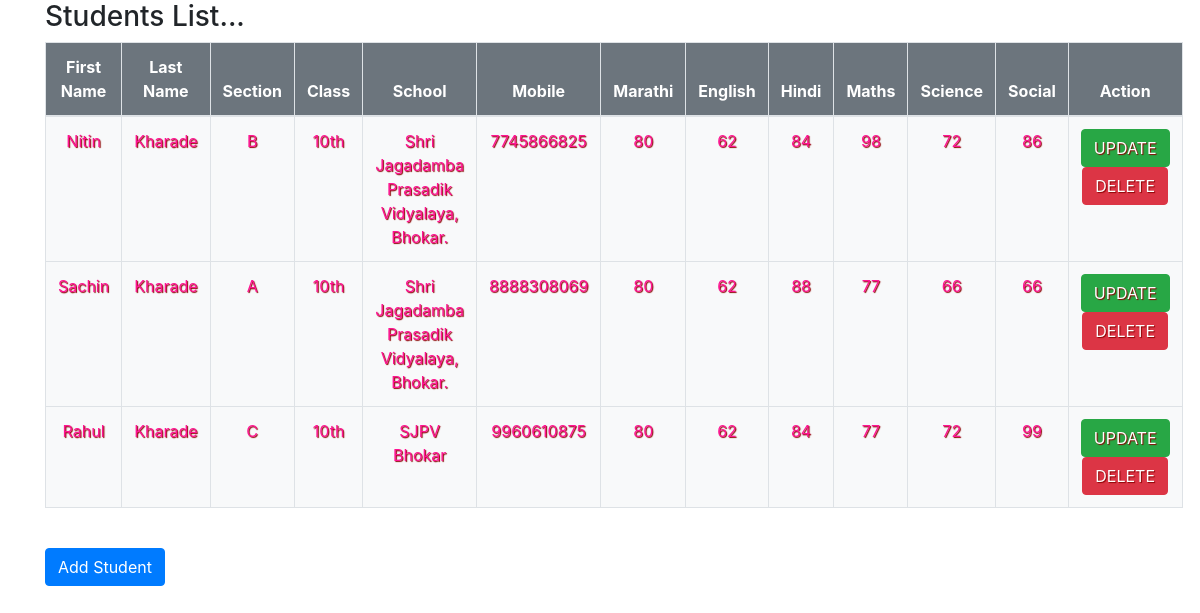
The page / on the database its author committed.
### student_app/models.py (models this page shows)
class Student(models.Model):
    first_name = models.CharField(max_length=100)
    last_name = models.CharField(max_length=100)
    section_name = models.CharField(max_length=100)
    class_name = models.CharField(max_length=100)
    school_name = models.CharField(max_length=100)
    mobile = models.BigIntegerField()
    marathi_marks = models.IntegerField()
    english_marks = models.IntegerField()
    hindi_marks = models.IntegerField()
    maths_marks  = models.IntegerField()
    science_marks = models.IntegerField()
    social_marks = models.IntegerField()

### student_app/views.py (the view)
# urls.py: 2. Add a URL to urlpatterns:  path('', views.home, name='home')
def home(request):
    students = Student.objects.all()
    return render(request, 'home.html', {'students': students})

### templates/home.html (shortened to what this page needs)
<!DOCTYPE html>
<html lang="en">
<head>
    {% include 'cdnlines.html' %}
</head>
<body>
<div class="container">
    <div class="row">
        <div class="col-md">
            {% if not students %}
                <h3>Student Records Not Available..</h3>
            {% else %}
                <h3>Students List...</h3>
                <table class="table text-center border table-bordered table-hover bg-light">
                    <thead><tr class="bg-secondary text-white">
                        <th>First Name</th>
                        <th>Last Name</th>
                        <th>Section</th>
                        <th>Class</th>
                        <th>School</th>
                        <th>Mobile</th>
                        <th>Marathi</th>
                        <th>English</th>
                        <th>Hindi</th>
                        <th>Maths</th>
                        <th>Science</th>
                        <th>Social</th>
                        <th>Action</th>
                    </tr>
                    </thead>
                    <tbody>
                    {% for stud in students %}
                    <tr style="color: deeppink; text-shadow: 1px 1px 1px darkred">
                        <td>{{ stud.first_name }}</td>
                        <td>{{ stud.last_name }}</td>
                        <td>{{ stud.section_name }}</td>
                        <td>{{ stud.class_name }}</td>
                        <td>{{ stud.school_name }}</td>
                        <td>{{ stud.mobile }}</td>
                        <td>{{ stud.marathi_marks }}</td>
                        <td>{{ stud.english_marks }}</td>
                        <td>{{ stud.hindi_marks }}</td>
                        <td>{{ stud.maths_marks }}</td>
                        <td>{{ stud.science_marks }}</td>
                        <td>{{ stud.social_marks }}</td>
                        <td>
                            <a href="{% url 'update_stud' stud.id %}" class="btn btn-success text-white">UPDATE</a>
                            <a href="{% url 'delete_stud' stud.id %}" class="btn btn-danger text-white">DELETE</a>
                        </td>
                    </tr>
                    {% endfor %}
                    </tbody>
                </table>
            {%  endif  %}
        <br>
            <a href="{% url 'add_stud' %}" class="btn btn-primary text-white">Add Student</a>
        </div>
    </div>
</div>
</body>
</html>

### templates/cdnlines.html (shortened to what this page needs)
<!DOCTYPE html>
<html lang="en">
<head>
{% block cdnlines %}
<link rel="stylesheet" href="https://cdn.jsdelivr.net/npm/bootstrap@4.5.3/dist/css/bootstrap.min.css">
    {% endblock %}
</head>
<body>
</body>
</html>

### rows shown on the page
Student: first_name "Nitin", last_name "Kharade", section_name "B", class_name "10th", school_name "Shri Jagadamba Prasadik Vidyalaya, Bhokar.", mobile "7745866825", marathi_marks "80", english_marks "62", hindi_marks "84", maths_marks "98", science_marks "72", social_marks "86"
Student: first_name "Sachin", last_name "Kharade", section_name "A", class_name "10th", school_name "Shri Jagadamba Prasadik Vidyalaya, Bhokar.", mobile "8888308069", marathi_marks "80", english_marks "62", hindi_marks "88", maths_marks "77", science_marks "66", social_marks "66"
Student: first_name "Rahul", last_name "Kharade", section_name "C", class_name "10th", school_name "SJPV Bhokar", mobile "9960610875", marathi_marks "80", english_marks "62", hindi_marks "84", maths_marks "77", science_marks "72", social_marks "99"
